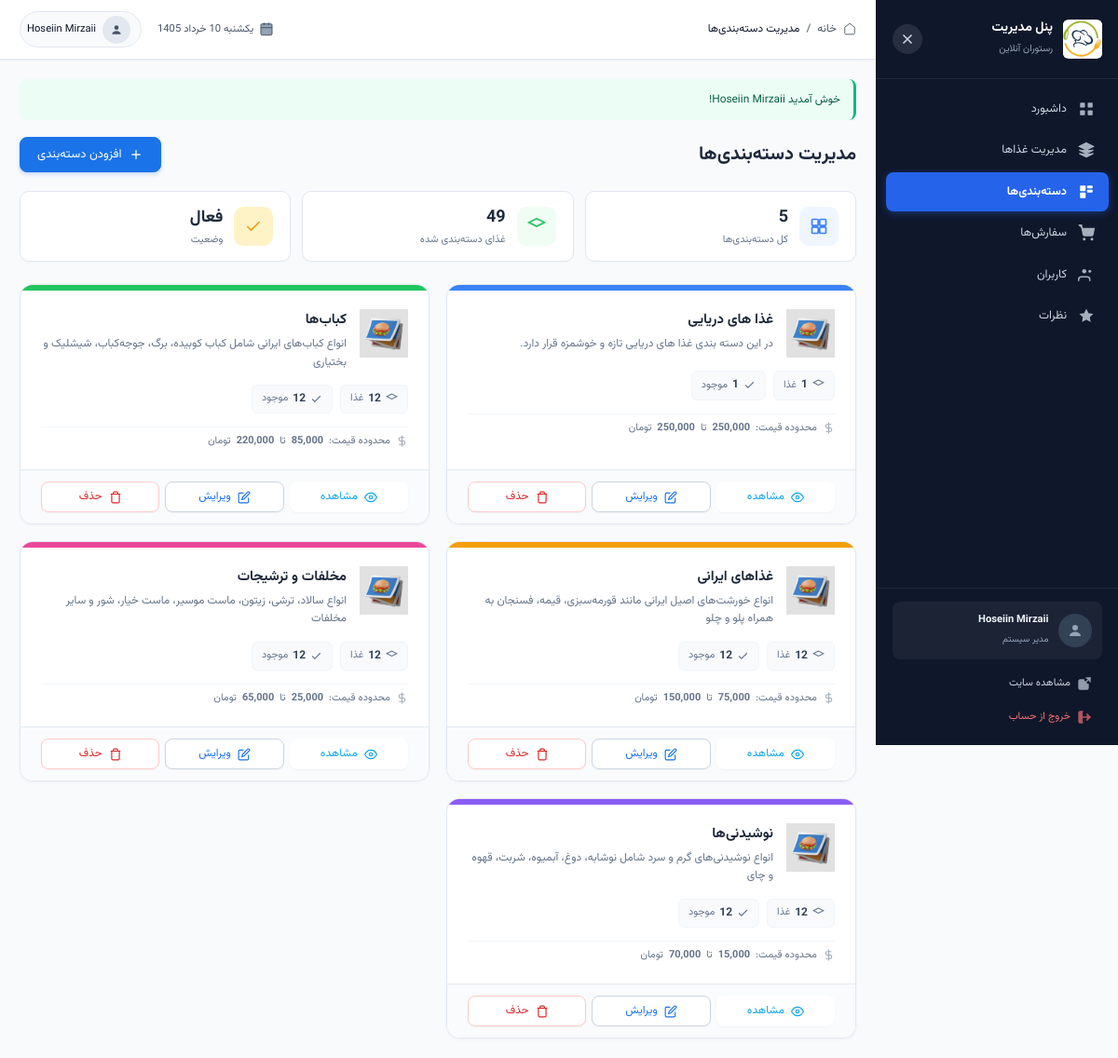
Screenshot of /admin/categories.php (signed in) with the database file from the repository.
### tables this page shows
CREATE TABLE `categories` (
  `id` int(11) NOT NULL,
  `name` varchar(50) NOT NULL,
  `description` text DEFAULT NULL,
  `image` varchar(255) DEFAULT NULL,
  `created_at` timestamp NOT NULL DEFAULT current_timestamp()
);

### admin/categories.php (the view, shortened to what this page needs)
<?php
require_once '../includes/header_admin.php';
$categories = mysqli_query($conn,
    "SELECT c.*,
            COUNT(f.id) as food_count,
            SUM(CASE WHEN f.is_available = 1 THEN 1 ELSE 0 END) as available_count,
            MIN(f.price) as min_price,
            MAX(f.price) as max_price
     FROM categories c
     LEFT JOIN foods f ON c.id = f.category_id
     GROUP BY c.id
     ORDER BY c.id DESC"
);
$total_categories = mysqli_num_rows(mysqli_query($conn, "SELECT id FROM categories"));
$total_foods_in_cats = mysqli_fetch_assoc(mysqli_query($conn,
    "SELECT COUNT(*) as count FROM foods WHERE category_id IS NOT NULL"
))['count'];
$default_category_image = BASE_URL . 'assets/images/foods/default-food.jpg';
$card_colors = [
    ['bg' => '#eff6ff', 'border' => '#3b82f6', 'icon' => '#1d4ed8'],
    ['bg' => '#f0fdf4', 'border' => '#22c55e', 'icon' => '#15803d'],
    ['bg' => '#fef3c7', 'border' => '#f59e0b', 'icon' => '#b45309'],
    ['bg' => '#fce7f3', 'border' => '#ec4899', 'icon' => '#be185d'],
    ['bg' => '#ede9fe', 'border' => '#8b5cf6', 'icon' => '#5b21b6'],
    ['bg' => '#fef2f2', 'border' => '#ef4444', 'icon' => '#b91c1c'],
    ['bg' => '#ecfeff', 'border' => '#06b6d4', 'icon' => '#0e7490'],
    ['bg' => '#f0fdfa', 'border' => '#14b8a6', 'icon' => '#0f766e'],
];
?>
<link rel="stylesheet" href="../assets/css/admin_categories.css">
<div class="page-toolbar">
    <h2>مدیریت دسته‌بندی‌ها</h2>
    <a href="category-add.php" class="btn btn-primary">
        <svg viewBox="0 0 24 24" xmlns="http://www.w3.org/2000/svg" style="width:16px;height:16px;fill:none;stroke:currentColor;stroke-width:2;">
            <line x1="12" y1="5" x2="12" y2="19"/>
            <line x1="5" y1="12" x2="19" y2="12"/>
        </svg>
        افزودن دسته‌بندی
    </a>
</div>
<div class="stats-mini-row">
    <div class="stat-mini-card">
        <div class="stat-mini-icon" style="background:#eff6ff;">
            <svg viewBox="0 0 24 24" xmlns="http://www.w3.org/2000/svg" style="fill:none;stroke:#3b82f6;stroke-width:2;">
                <rect x="3" y="3" width="8" height="8" rx="1"/>
                <rect x="13" y="3" width="8" height="8" rx="1"/>
                <rect x="3" y="13" width="8" height="8" rx="1"/>
                <rect x="13" y="13" width="8" height="8" rx="1"/>
            </svg>
        </div>
        <div class="stat-mini-info">
            <strong><?php echo $total_categories; ?></strong>
            <span>کل دسته‌بندی‌ها</span>
        </div>
    </div>
    <div class="stat-mini-card">
        <div class="stat-mini-icon" style="background:#f0fdf4;">
            <svg viewBox="0 0 24 24" xmlns="http://www.w3.org/2000/svg" style="fill:none;stroke:#22c55e;stroke-width:2;">
                <path d="M12 2L2 7l10 5 10-5-10-5z"/>
            </svg>
        </div>
        <div class="stat-mini-info">
            <strong><?php echo $total_foods_in_cats; ?></strong>
            <span>غذای دسته‌بندی شده</span>
        </div>
    </div>
    <div class="stat-mini-card">
        <div class="stat-mini-icon" style="background:#fef3c7;">
            <svg viewBox="0 0 24 24" xmlns="http://www.w3.org/2000/svg" style="fill:none;stroke:#f59e0b;stroke-width:2;">
                <polyline points="20 6 9 17 4 12"/>
            </svg>
        </div>
        <div class="stat-mini-info">
            <strong><?php echo $total_categories > 0 ? 'فعال' : '---'; ?></strong>
            <span>وضعیت</span>
        </div>
    </div>
</div>
<div class="categories-grid">
    <?php if (mysqli_num_rows($categories) > 0):
        $color_index = 0;
        while ($cat = mysqli_fetch_assoc($categories)):
            $cat_image = $cat['image'];
            $has_cat_image = !empty($cat_image) && file_exists(UPLOAD_DIR . $cat_image);
            $color = $card_colors[$color_index % count($card_colors)];
            $color_index++;
        ?>
            <div class="cat-card">
                <div class="cat-card-header" style="background:<?php echo $color['border']; ?>"></div>
                <div class="cat-card-body">
                    <div class="cat-card-top">
                        <div class="cat-icon-box <?php echo $has_cat_image ? 'has-image' : ''; ?>"
                             style="background:<?php echo $color['bg']; ?>;">
                            <?php if ($has_cat_image): ?>
                                <img src="<?php echo UPLOAD_URL . $cat_image; ?>"
                                     alt="<?php echo htmlspecialchars($cat['name']); ?>" loading="lazy">
                            <?php else: ?>
                                <img src="<?php echo $default_category_image; ?>"
                                     alt="<?php echo htmlspecialchars($cat['name']); ?>" loading="lazy">
                            <?php endif; ?>
                        </div>
                        <div class="cat-info">
                            <h3><?php echo $cat['name']; ?></h3>
                            <?php if ($cat['description']): ?>
                                <p><?php echo $cat['description']; ?></p>
                            <?php endif; ?>
                        </div>
                    </div>
                    <div class="cat-stats">
                        <div class="cat-stat-item">
                            <svg viewBox="0 0 24 24" xmlns="http://www.w3.org/2000/svg" style="fill:none;stroke:currentColor;stroke-width:2;">
                                <path d="M12 2L2 7l10 5 10-5-10-5z"/>
                            </svg>
                            <strong><?php echo $cat['food_count']; ?></strong> غذا
                        </div>
                        <div class="cat-stat-item">
                            <svg viewBox="0 0 24 24" xmlns="http://www.w3.org/2000/svg" style="fill:none;stroke:currentColor;stroke-width:2;">
                                <polyline points="20 6 9 17 4 12"/>
                            </svg>
                            <strong><?php echo $cat['available_count']; ?></strong> موجود
                        </div>
                    </div>
                    <?php if ($cat['min_price'] && $cat['max_price']): ?>
                        <div class="cat-price-range">
                            <svg viewBox="0 0 24 24" xmlns="http://www.w3.org/2000/svg" style="fill:none;stroke:currentColor;stroke-width:2;">
                                <line x1="12" y1="1" x2="12" y2="23"/>
                                <path d="M17 5H9.5a3.5 3.5 0 000 7h5a3.5 3.5 0 010 7H6"/>
                            </svg>
                            محدوده قیمت:
                            <strong><?php echo number_format($cat['min_price']); ?></strong>
                            تا
                            <strong><?php echo number_format($cat['max_price']); ?></strong> تومان
                        </div>
                    <?php endif; ?>
                </div>
                <div class="cat-card-actions">
                    <a href="<?php echo BASE_URL; ?>main/menu.php?category=<?php echo $cat['id']; ?>"
                       target="_blank" class="btn btn-outline-info" title="مشاهده در سایت">
                        <svg viewBox="0 0 24 24" xmlns="http://www.w3.org/2000/svg" style="fill:none;stroke:currentColor;stroke-width:2;">
                            <path d="M1 12s4-8 11-8 11 8 11 8-4 8-11 8-11-8-11-8z"/>
                            <circle cx="12" cy="12" r="3"/>
                        </svg>
                        مشاهده
                    </a>
                    <a href="category-edit.php?id=<?php echo $cat['id']; ?>" class="btn btn-outline-primary" title="ویرایش">
                        <svg viewBox="0 0 24 24" xmlns="http://www.w3.org/2000/svg" style="fill:none;stroke:currentColor;stroke-width:2;">
                            <path d="M11 4H4a2 2 0 00-2 2v14a2 2 0 002 2h14a2 2 0 002-2v-7"/>
                            <path d="M18.5 2.5a2.121 2.121 0 013 3L12 15l-4 1 1-4 9.5-9.5z"/>
                        </svg>
                        ویرایش
                    </a>
                    <button class="btn btn-outline-danger"
                            onclick="deleteCategory(<?php echo $cat['id']; ?>, '<?php echo addslashes($cat['name']); ?>', <?php echo $cat['food_count']; ?>)"
                            title="حذف">
                        <svg viewBox="0 0 24 24" xmlns="http://www.w3.org/2000/svg" style="fill:none;stroke:currentColor;stroke-width:2;">
                            <polyline points="3 6 5 6 21 6"/>
                            <path d="M19 6v14a2 2 0 01-2 2H7a2 2 0 01-2-2V6m3 0V4a2 2 0 012-2h4a2 2 0 012 2v2"/>
                        </svg>
                        حذف
                    </button>
                </div>
            </div>
        <?php endwhile; ?>
    <?php endif; ?>
</div>
<?php require_once '../includes/footer_admin.php'; ?>

### assets/css/header_admin.css (style rules this page uses)
*, *::before, *::after { margin: 0; padding: 0; box-sizing: border-box; }
:root { --sidebar-width: 260px; --header-height: 64px; --primary: #2563eb; --primary-light: #dbeafe; --primary-dark: #1d4ed8; --sidebar-bg: #0f172a; --sidebar-hover: #1e293b; --sidebar-active: #2563eb; --bg-main: #f8fafc; --text-primary: #0f172a; --text-secondary: #475569; --text-muted: #94a3b8; --border: #e2e8f0; --danger: #ef4444; --success: #10b981; --warning: #f59e0b; --shadow-sm: 0 1px 2px rgba(0, 0, 0, 0.05); --shadow: 0 1px 3px rgba(0, 0, 0, 0.1), 0 1px 2px rgba(0, 0, 0, 0.06); --shadow-md: 0 4px 6px -1px rgba(0, 0, 0, 0.1); --radius: 8px; --transition: all 0.2s ease; }
html { font-size: 14px; scroll-behavior: smooth; }
body { font-family: "Vazirmatn", Tahoma, sans-serif; background: var(--bg-main); color: var(--text-primary); line-height: 1.6; overflow-x: hidden; min-height: 100vh; }
a { text-decoration: none; color: inherit; }
button { border: none; background: none; cursor: pointer; font-family: inherit; }
.nav-icon svg { width: 18px; height: 18px; fill: currentColor; }

### rows the page displays
categories: name "غذا های دریایی", description "در این دسته بندی غذا های دریایی تازه و خوشمزه قرار دارد.", food_count "1", available_count "1", min_price "250,000", max_price "250,000"
categories: name "کباب‌ها", description "انواع کباب‌های ایرانی شامل کباب کوبیده، برگ، جوجه‌کباب، شیشلیک و بختیاری", food_count "12", available_count "12", min_price "85,000", max_price "220,000"
categories: name "غذاهای ایرانی", description "انواع خورشت‌های اصیل ایرانی مانند قورمه‌سبزی، قیمه، فسنجان به همراه پلو و چلو", food_count "12", available_count "12", min_price "75,000", max_price "150,000"
categories: name "مخلفات و ترشیجات", description "انواع سالاد، ترشی، زیتون، ماست موسیر، ماست خیار، شور و سایر مخلفات", food_count "12", available_count "12", min_price "25,000", max_price "65,000"
categories: name "نوشیدنی‌ها", description "انواع نوشیدنی‌های گرم و سرد شامل نوشابه، دوغ، آبمیوه، شربت، قهوه و چای", food_count "12", available_count "12", min_price "15,000", max_price "70,000"

### other values shown
$item['title'] "داشبورد"
$item['title'] "مدیریت غذاها"
$item['title'] "دسته‌بندی‌ها"
$item['title'] "سفارش‌ها"
$item['title'] "کاربران"
$item['title'] "نظرات"
$adminName "Hoseiin Mirzaii"
$pageTitle "مدیریت دسته‌بندی‌ها"
$_SESSION['success'] "خوش آمدید Hoseiin Mirzaii!"
$total_categories "5"
$total_foods_in_cats "49"
